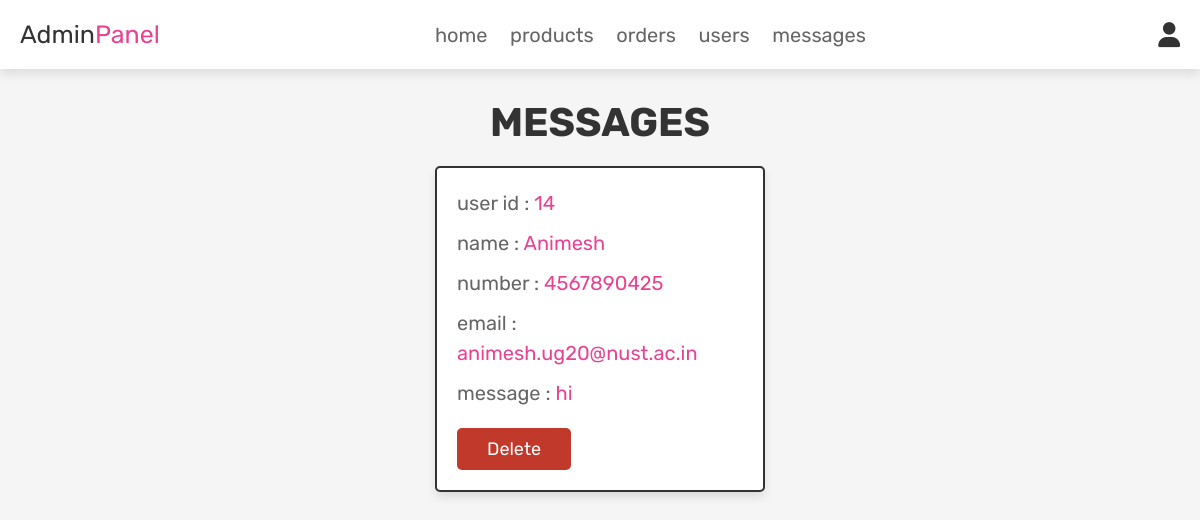
/admin_contacts.php (signed in), run on the app's committed database.
### tables this page shows
CREATE TABLE `message` (
  `id` int(100) NOT NULL,
  `user_id` int(100) NOT NULL,
  `name` varchar(100) NOT NULL,
  `email` varchar(100) NOT NULL,
  `number` varchar(12) NOT NULL,
  `message` varchar(500) NOT NULL
);

### admin_contacts.php (the view, shortened to what this page needs)
<?php
@include 'config.php';
?>
<!DOCTYPE html>
<html lang="en">
<head>
   <link rel="stylesheet" href="https://cdnjs.cloudflare.com/ajax/libs/font-awesome/6.0.0/css/all.min.css">
   <link rel="stylesheet" href="css/admin_style.css">
</head>
<body>
<?php @include 'admin_header.php'; ?>
<section class="messages">
   <h1 class="title">messages</h1>
   <div class="box-container">
      <?php
       $select_message = mysqli_query($conn, "SELECT * FROM `message`") or die('query failed');
       if(mysqli_num_rows($select_message) > 0){
          while($fetch_message = mysqli_fetch_assoc($select_message)){
      ?>
      <div class="box">
         <p>user id : <span><?php echo $fetch_message['user_id']; ?></span> </p>
         <p>name : <span><?php echo $fetch_message['name']; ?></span> </p>
         <p>number : <span><?php echo $fetch_message['number']; ?></span> </p>
         <p>email : <span><?php echo $fetch_message['email']; ?></span> </p>
         <p>message : <span><?php echo $fetch_message['message']; ?></span> </p>
         <a href="admin_contacts.php?delete=<?php echo $fetch_message['id']; ?>" onclick="return confirm('delete this message?');" class="delete-btn">delete</a>
      </div>
      <?php
         }
      }else{
         echo '<p class="empty">you have no messages!</p>';
      }
      ?>
   </div>
</section>
</body>
</html>

### css/admin_style.css (style rules this page uses)
:root { --pink:#e84393; --red:#c0392b; --orange:#f39c12; --black:#333; --white:#fff; --light-color:#666; --light-white:#ccc; --light-bg:#f5f5f5; --border:.2rem solid var(--black); --box-shadow:0 .5rem 1rem rgba(0,0,0,.1); }
* { font-family: 'Rubik', sans-serif; margin:0; padding:0; box-sizing: border-box; outline: none; border:none; text-decoration: none; transition:all .2s linear; }
html { font-size: 62.5%; overflow-x: hidden; scroll-behavior: smooth; scroll-padding-top: 6.5rem; }
body { background: var(--light-bg); }
section { padding:3rem 2rem; }
.title { text-align: center; margin-bottom: 2rem; color:var(--black); text-transform: uppercase; font-size: 4rem; }
.btn, .delete-btn, .option-btn { display: inline-block; border-radius: .5rem; margin-top: 1rem; font-size: 1.8rem; color:var(--white); cursor: pointer; padding:1rem 3rem; text-transform: capitalize; }
.delete-btn { background-color: var(--red); }
.messages .box-container { display: grid; grid-template-columns: repeat(auto-fit, 33rem); gap:1.5rem; align-items: flex-start; max-width: 1200px; margin: 0 auto; justify-content: center; }
.messages .box-container .box { padding:2rem; border:var(--border); background-color: var(--white); box-shadow: var(--box-shadow); border-radius: .5rem; }
.messages .box-container .box p { font-size: 2rem; color:var(--light-color); margin-bottom: 1rem; line-height: 1.5; }
.messages .box-container .box p span { color:var(--pink); }

### data on the page
message: user "14", name "Animesh", number "4567890425", email "animesh.ug20@nust.ac.in", message "hi"
